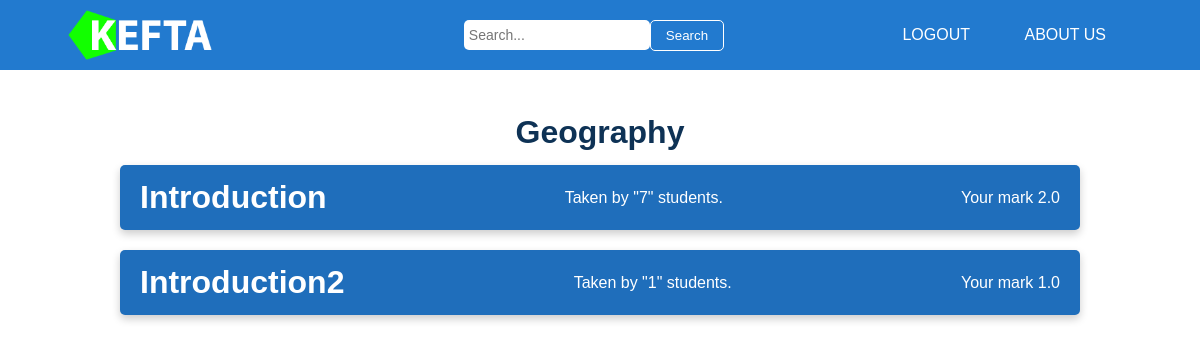
The app's page /exam/e55a221c-e8f1-492c-8fa3-c2ff10cf9cfa (signed in) with its own data.
### models/class_.py (models this page shows, shortened)
class Class(db.Model):
    id = db.Column(db.String(60), primary_key=True, default=generate_uuid)
    name = db.Column(db.String(60), nullable=False)
    teacher_id = db.Column(db.String(60), db.ForeignKey('teacher.id'),
                           nullable=False)
    created_at = db.Column(db.DateTime, nullable=False,
                           default=datetime.utcnow)
    updated_at = db.Column(db.DateTime, nullable=False,
                           default=datetime.utcnow)
    image_name = db.Column(db.String(60), nullable=False)
    exams = db.relationship('Exam', backref='class', lazy=True,
                            cascade="all, delete-orphan")

### models/exam.py (models this page shows, shortened)
class Exam(db.Model):
    id = db.Column(db.String(60), primary_key=True, default=generate_uuid)
    name = db.Column(db.String(60), nullable=False)
    created_at = db.Column(db.DateTime, nullable=False,
                           default=datetime.utcnow)
    class_id = db.Column(db.String(60), db.ForeignKey('class.id'),
                         nullable=False)
    created_at = db.Column(db.DateTime, nullable=False,
                           default=datetime.utcnow)
    updated_at = db.Column(db.DateTime, nullable=False,
                           default=datetime.utcnow)
    questions = db.relationship('Question', backref='exam', lazy=True,
                                cascade="all, delete-orphan")
    marks = db.relationship('Mark', backref='exam', lazy=True,
                            cascade="all, delete-orphan")
    def student_no(self):
        return len(self.marks)

### models/mark.py (models this page shows, shortened)
class Mark(db.Model):
    id = db.Column(db.String(60), primary_key=True, default=generate_uuid)
    mark = db.Column(db.Float, nullable=False)
    student_id = db.Column(db.Integer, db.ForeignKey('student.id'),
                           nullable=False)
    exam_id = db.Column(db.Integer, db.ForeignKey('exam.id'), nullable=False)

### views/exam.py (the view)
@exam.route('/exam/<string:class_id>', methods=['GET', 'POST'])
@login_required
def exams(class_id):
    all_exam = Exam.query.filter_by(class_id=class_id).all()
    current_class = Class.query.filter_by(id=class_id).first()
    return render_template('exam.html', user=current_user,
                           exams=all_exam, current_class=current_class)

### app.py (called while the page is built)
@app.teardown_appcontext
def teardown_handler(self):
    db.session.remove()

### templates/exam.html (shortened to what this page needs)
{% extends "base.html" %}
{% block style %}
<link rel="stylesheet" type="text/css" href="../static/css/exam.css">
{% endblock %}
{% block content%}
{% if exams|length == 0 %}
	<h1 class="class-name">No exam created yet</h1>
{% else %}
	<h1 class="class-name">{{ exams[0].class.name }}</h1>
{% endif %}
{% for exam in exams %}
<div class="exam-list" onclick="questionList('{{ exam.id }}')">
	<h1>{{ exam.name }}</h1>
	<p class="status">Taken by "{{ exam.student_no() }}" students.</p>
	{% if exam.class.teacher.id == user.id or user.email == 'admin@admin.com' %}
		<div class="edit_question">
			<a onclick="editExam('{{exam.id}}'); event.stopPropagation();" class="edit_btn">Edit</a>
			<a onclick="deleteExam('{{exam.id}}'); event.stopPropagation();" class="remove_btn">Remove</a>
		</div>
	{% else %}
		<div class="exam_mark">
			{% for mark in exam.marks %}
				{% if mark.student_id == user.id|string %}
					<p class="status">Your mark {{ mark.mark }}</p>
				{% endif %}
			{% endfor %}
		</div>
	{% endif %}
</div>
{% endfor %}
{% endblock %}

### static/css/common.css (style rules this page uses)
* { padding: 0; margin: 0; box-sizing: border-box; font-family: sans-serif; }
:root { --color1: #1F6EBB; --color2: #6998C7; --color3: #227ACF; --color4: #4890D5; --color5: #0E3255; }
html { scroll-behavior: smooth; }

### static/css/exam.css (style rules this page uses)
* { padding: 0; margin: 0; box-sizing: border-box; font-family: sans-serif; }
:root { --color1: #1F6EBB; --color2: #6998C7; --color3: #227ACF; --color4: #4890D5; --color5: #0E3255; }
.container .class-name { text-align: center; padding: 14px 14px; color: var(--color5); }
.container .exam-list { background: var(--color1); display: flex; box-shadow: 0 4px 8px 0 rgba(0, 0, 0, 0.2); margin-bottom: 20px; border-radius: 5px; padding: 14px 20px; color: white; cursor: pointer; justify-content: space-between; }
.container .exam-list .status { padding-top: 10px; }

### records on screen
Class: name "Geography"
Exam: name "Introduction", student_no "7"
Mark: mark "2.0"
Exam: name "Introduction2", student_no "1"
Mark: mark "1.0"
